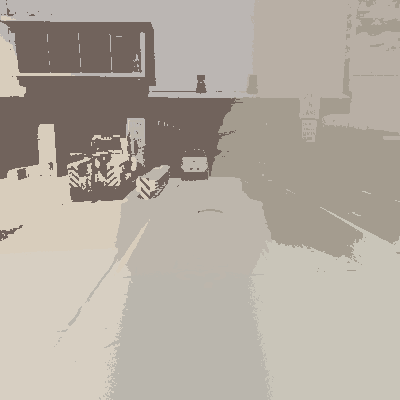
#> input picture sample/pitt_copy_out_m20_k10.png, 400 x 400 px, found by its file name
$ jupyter execute --allow-errors testing.ipynb
#> lines starting #> are read from the running program, lines starting #| are printed output that depends on the picture; after the words box and inside, x2 and y2 are one past the last pixel; in counts of white or black regions, pixels touching at a corner belong together
#> further down, slic_image is the input picture: shape (400, 400, 3); mean B, G, R 160.3, 170.6, 178.6
### processing.py
import cv2 as cv
import os
import numpy as np
from tqdm import tqdm
import glob
# * Imports
from skimage.util import img_as_ubyte
from slic import SlicSegmentation
from utils import *

'''
Importing the libraries and functions from slic and utils files
'''


base_path = r"pitt_gray1_out_m20_k200.png"
rishabh_path = r"/home/rishabh/CV_project/aurecle/sample_video/video_frame/"


def lab_segmentation(image, L_lower, L_upper, a_lower, a_upper, b_lower, b_upper):

    '''
    Function to segment the image in LAB space
    Input: Image and lower and uppper ranges IN LAB space
    Output: Segmented Image

    Takes in the image, converts it into LAB Space
    Use the cv.inRange function to create a mask between the lower and upper ranges
    Use the mask to segment the image.
    '''
#> called with L_lower = 0, L_upper = 106, a_lower = 105, a_upper = 164, b_lower = 51, b_upper = 177
    image = cv.cvtColor(image, cv.COLOR_BGR2LAB)
#> image: shape (400, 400, 3); mean of channels 0, 1, 2 178.6, 129, 134.4
    lowerRange = np.array([L_lower, a_lower, b_lower], dtype="uint8")
    upperRange = np.array([L_upper, a_upper, b_upper], dtype="uint8")
    mask = image[:].copy()
    # imageLab = cv.cvtColor(image, cv.COLOR_BGR2Lab)
    imageRange = cv.inRange(image, lowerRange, upperRange)
#> imageRange: shape (400, 400); every value is 0

    mask[:, :, 0] = imageRange
#> mask: shape (400, 400, 3); mean of channels 0, 1, 2 0, 129, 134.4
    mask[:, :, 1] = imageRange
#> mask: shape (400, 400, 3); mean of channels 0, 1, 2 0, 0, 134.4
    mask[:, :, 2] = imageRange
#> mask: shape (400, 400, 3); every value is 0

    kernel = cv.getStructuringElement(cv.MORPH_ELLIPSE, (5, 5))
    closing = cv.morphologyEx(mask, cv.MORPH_CLOSE, kernel)
    faceLab = cv.bitwise_and(image, mask)

    image = cv.cvtColor(image, cv.COLOR_BGR2GRAY)
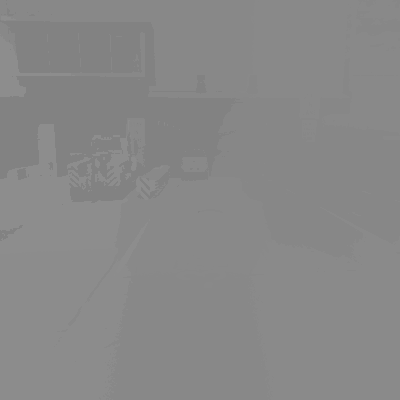
#> image: shape (400, 400); min 130, max 141, mean 136.1

    return faceLab

# [162 lines left out: functions crop_image, contour_process, aurecle_segmentation, video_processing, directory_process, not called in this run]

        # [56 lines of commented-out code are left out]

### slic.py
# SLIC Segmentation
# * Dependencies
import math
import os
import numpy as np
from skimage import io, color
from skimage.transform import resize
from skimage.util import img_as_ubyte
from tqdm import tqdm
from skimage import img_as_ubyte

# * Imports
from utils import *

# * A class to initialize the super pixels, of the form - [h,y,l,a,b].
class SuperPixels(object):
    def __init__(self, h, w, l=0, a=0, b=0):
        self.update(h, w, l, a, b)
        self.pixels = []

    # [6 lines left out: function update, not called in this run]


# * A class to process images with SLIC Segmentation
class SlicSegmentation:
    base_path = r"sample"

    def __init__(self, m: int, k: int):
        self.clusters = []
        self.tag = {}
        self.k = k
        self.m = m

    # function which returns an object of class SuperPixel
    def __make_superPixel(self, h, w):
        return SuperPixels(h, w, self.img[h, w][0], self.img[h, w][1], self.img[h, w][2])

    # To define the initial cluster centers distanced at S
    # [107 lines left out: functions __initial_cluster_center, __calc_gradient, __reassign_cluster_center_acc_to_grad, __assign_pixels_to_cluster, __update_cluster_mean, __avg_color_cluster and 2 more, not called in this run]

    # function to process slic segmentation
    def process(self, frame):
        img = resize(frame, (400, 400), anti_aliasing=True)

        self.img = color.rgb2lab(img)
        self.img_h = img.shape[0]  # Image Height
        self.img_w = img.shape[1]  # Image Width
        N = self.img_h * self.img_w  # Total number of pixels in the image
        S = int(math.sqrt(N / self.k))  # average size of each superpixel

        dis = np.full((self.img_h, self.img_w), np.inf)
        segmented_image = self.__slic(S, dis)
        segmented_image = color.lab2rgb(segmented_image)

        return segmented_image

### utils.py
import math
import os
import numpy as np
import string
import random
import cv2 as cv
from skimage import io

base_path = r"sample"

# Function to show image in OpenCV image window
# [8 lines left out: function show, not called in this run]

# Function to save opencv/ skimage processed images
def save(image, name, mode="cv", pref="", ext=""):
    save_path = os.path.join(base_path, pref + name.split(".")[0] + ext + ".png")
    if mode == "cv":
        cv.imwrite(save_path, image)
    elif mode == "sk":
        io.imsave(save_path, image)
    print("Image saved at : ", save_path)

# Function to find intersection with bounding box
# [6 lines left out: function bbox_intersection, not called in this run]

### testing.ipynb
[cell 1]
import cv2 as cv
import numpy as np
from slic import SlicSegmentation
from utils import *
from processing import lab_segmentation
import matplotlib.pyplot as plt

from skimage.segmentation import felzenszwalb, slic, quickshift, watershed
from skimage.segmentation import mark_boundaries, active_contour
from skimage.filters import threshold_multiotsu, threshold_otsu, gaussian
from skimage.util import img_as_float
from skimage.color import rgb2gray
from skimage import io, color

## SLIC

[cell 2]
slic = SlicSegmentation(k=10, m=20)
#> (the rest of this cell did not finish here and is left out)

[cell 3]
slic_image = cv.imread(r"sample\pitt_copy_out_m20_k10.png")
segmented_lab = lab_segmentation(slic_image, 0, 106, 105, 164, 51, 177)
save(segmented_lab, r"pitt_copy_out_m20_k10.png", "lab")

[cell 4]
lab_image = cv.imread(r"sample\pitt_out_m20_k200_lab.png")
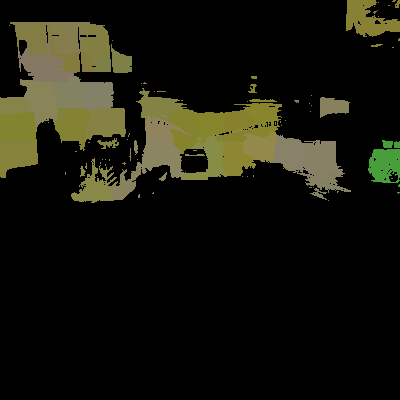
#> input picture sample/pitt_out_m20_k200_lab.png, 400 x 400 px, found by its file name
#> lab_image is the input picture: shape (400, 400, 3); mean B, G, R 12.7, 22.9, 23.1
gray_image = cv.cvtColor(lab_image, cv.COLOR_BGR2GRAY)
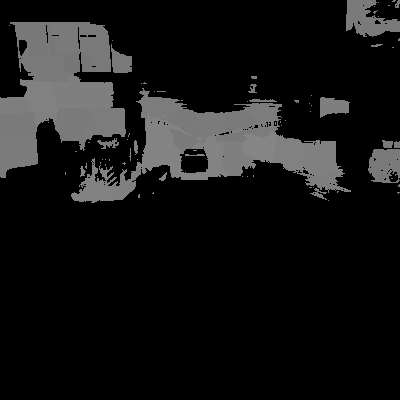
#> gray_image: shape (400, 400); min 0, max 133, mean 21.8
_, thres_image = cv.threshold(gray_image, 128, 255, cv.THRESH_OTSU)
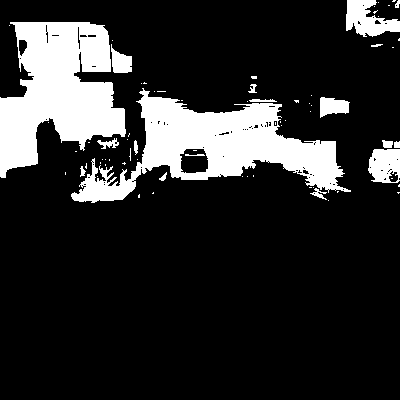
#> thres_image: shape (400, 400); 17.4% white; 73 white regions (55 under 20 px), largest, box (x1, y1, x2, y2) and area: (71, 88, 351, 203) 12181, (0, 22, 126, 178) 11998, (346, 0, 400, 37) 1184
save(thres_image, "pitt_copy_thres")
plt.imshow(thres_image, cmap='gray', vmin=0, vmax=255)

[cell 5]
plt.imshow(thres_image, cmap='gray', vmin=0, vmax=255)

## felzenszwalb

[cell 6]
folder_name = r"sample"
image_name = r"sample_1.jpg"
source_image = io.imread(os.path.join(folder_name, image_name), plugin="matplotlib")
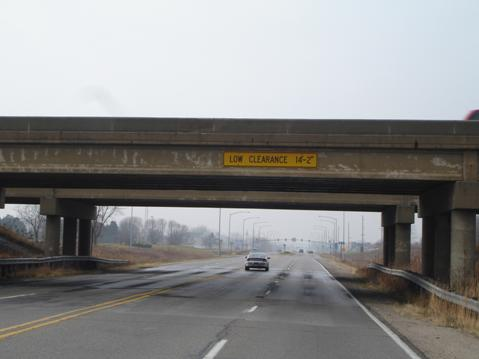
#> input picture sample/sample_1.jpg, 479 x 359 px
#> source_image is the input picture: shape (359, 479, 3); mean R, G, B 137.1, 136.9, 136.3

felzen_image = felzenszwalb(source_image, scale=1000, sigma=0.5, min_size=10)
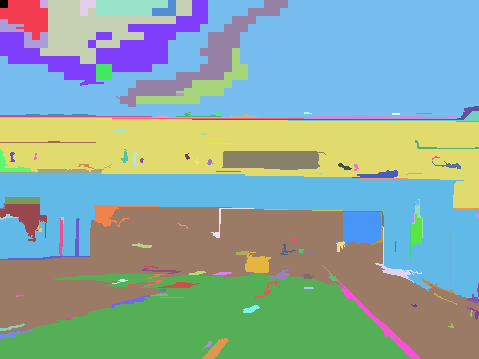
#> felzen_image: shape (359, 479) int64; 130 distinct labels, from 0 to 129; one colour per label, 0 black
#> (the rest of this cell did not finish here and is left out)


thresholds = threshold_multiotsu(felzen_image)
thres_image = np.digitize(felzen_image, bins=thresholds)
# thres_image = threshold_otsu(felzen_image)
# thres_image = felzen_image > thres_image
save(mark_boundaries(source_image, thres_image), image_name, "sk","felzen_", "_bdry")
save(thres_image, image_name, "sk","felzen_", "_thres")

plt.imshow(thres_image)

[cell 7]
gray_felzen = rgb2gray(thres_image)

h, w = gray_felzen.shape
#> h = 400; w = 400
c = [int(w / 2), int(h / 2) - 100]
#> c = [200, 100]

vert = int(0.4 * h / 2)
#> vert = 80
hori = int(0.6 * w / 2)
#> hori = 120

h_elements = 400
v_elements = 400
topx = np.linspace(c[0] - hori, c[0] + hori, h_elements)
#> topx = 400 values from 80 to 320
topy = np.linspace(c[1] - vert, c[1] - vert, h_elements)
#> topy = 400 values from 20 to 20
rightx = np.linspace(c[0] + hori, c[0] + hori, v_elements)
#> rightx = 400 values from 320 to 320
righty = np.linspace(c[1] - vert, c[1] + vert, v_elements)
bottomx = np.linspace(c[0] + hori, c[0] - hori, h_elements)
bottomy = np.linspace(c[1] + vert, c[1] + vert, h_elements)
leftx = np.linspace(c[0] - hori, c[0] - hori, v_elements)
lefty = np.linspace(c[1] + vert, c[1] - vert, v_elements)

x = np.hstack((topx, rightx, bottomx, leftx))
y = np.hstack((topy, righty, bottomy, lefty))

init = np.vstack([y, x]).T


snake = active_contour(gaussian(gray_felzen, 3, preserve_range=False),
                       init,
                       alpha=0.015,
                       beta=5,
                       gamma=0.001,
                       )
#> snake = 1600 pairs, first value 21.19 to 201.1, second value 65.87 to 327.6

fig, ax = plt.subplots(figsize=(7, 7))
ax.imshow(gray_felzen, cmap=plt.cm.gray)
ax.plot(init[:, 1], init[:, 0], '--r', lw=3)
ax.plot(snake[:, 1], snake[:, 0], '-b', lw=3)
ax.set_xticks([]), ax.set_yticks([])
ax.axis([0, gray_felzen.shape[1], gray_felzen.shape[0], 0])

plt.show()
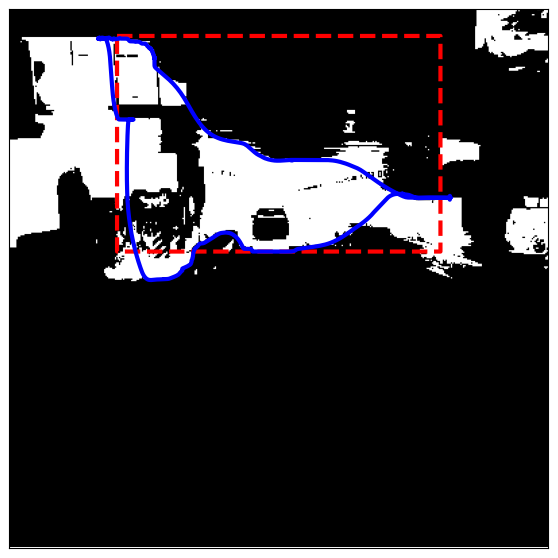
#> figure drawn by matplotlib, 1 panel
